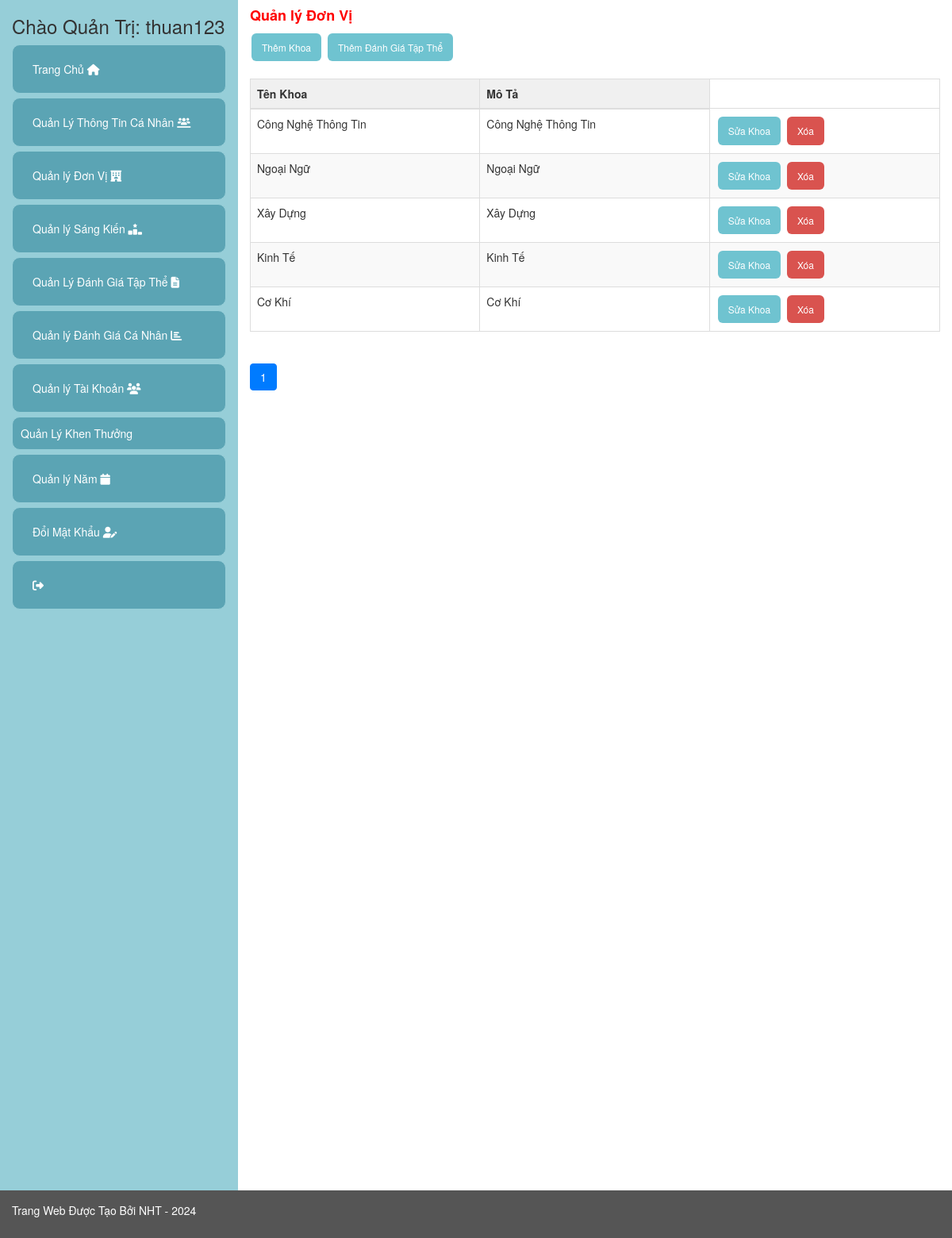
/Admin/index.php?p=Khoa (signed in), run on an earlier commit of the app's database.
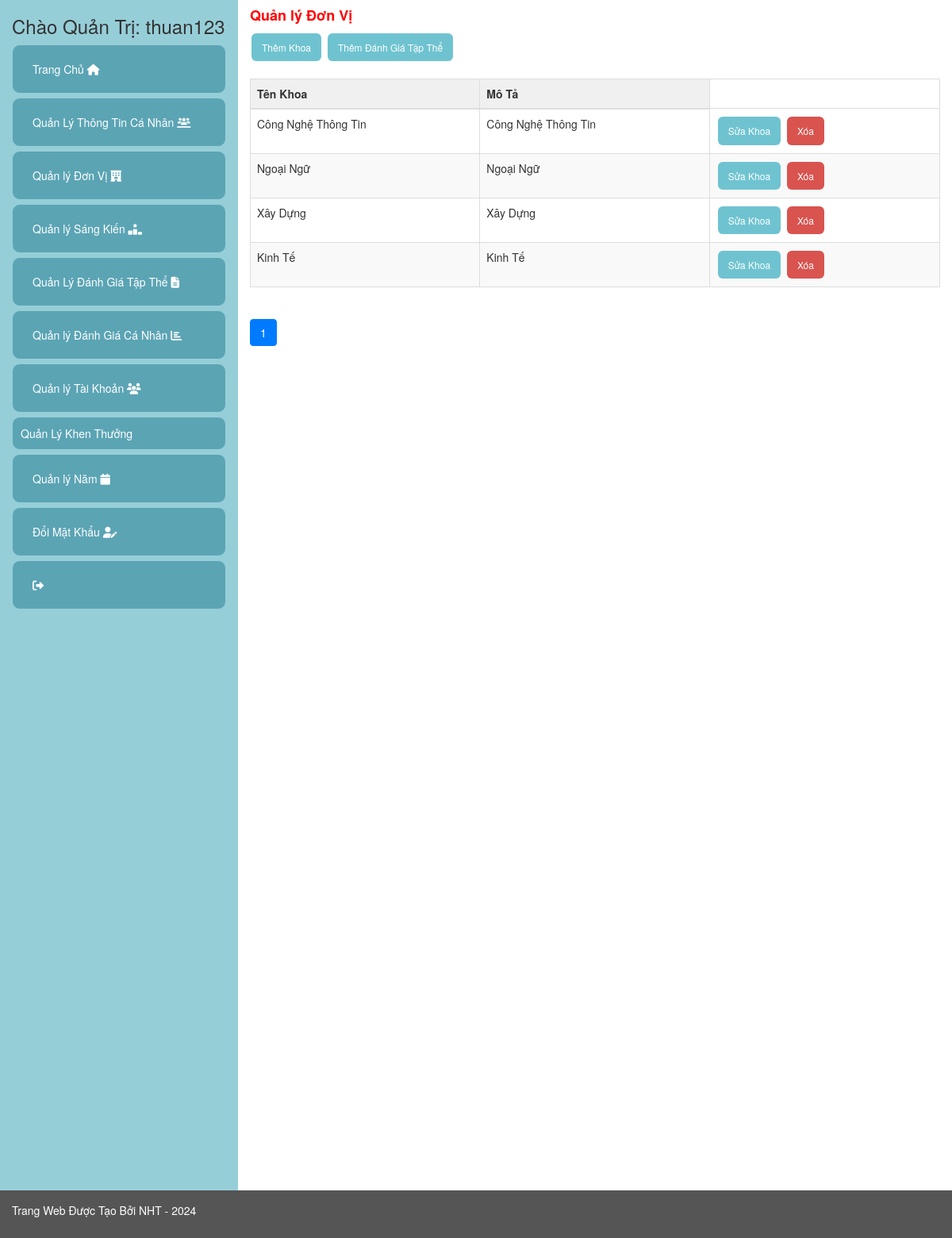
And on a later commit of the database.
### tables this page shows
CREATE TABLE `khoa` (
  `MaKhoa` int(20) NOT NULL,
  `TenKhoa` varchar(50) NOT NULL,
  `MoTa` varchar(100) NOT NULL
);

### Admin/index.php (called while the page is built, shortened)
<?php
    $baseUrl = $_SERVER['PHP_SELF'];
    include('../Admin/them.php')
?>

### Admin/Khoa.php (called while the page is built, shortened)
<?php
class Khoa {
    public static function layTongSokhoa($conn) {
        $sql = "SELECT COUNT(*) FROM khoa";
        $result = $conn->query($sql);
        $row = $result->fetch_row();
        return $row[0];
    }
    public static function laykhoaPhanTrang($conn, $startFrom, $recordsPerPage) {
        $sql = "SELECT * FROM khoa LIMIT $startFrom, $recordsPerPage";
        $result = $conn->query($sql);
        $data = [];
        while ($row = $result->fetch_object()) {
            $data[] = $row;
        }
        return $data;
    }
}
?>

### Admin/khoaview.php (the view, shortened to what this page needs)
<?php
include('./Khoa.php');
        $recordsPerPage = 10;
        $currentPage = isset($_GET['page']) ? (int)$_GET['page'] : 1;
        $startFrom = ($currentPage - 1) * $recordsPerPage;
        $totalRecords = Khoa::layTongSokhoa($conn);
        $totalPages = ceil($totalRecords / $recordsPerPage);
        $data = Khoa::laykhoaPhanTrang($conn, $startFrom, $recordsPerPage);
?>
<?php if(isset($_SESSION['TenTk']) && $_SESSION['VaiTro'] === 'Quản Trị'){?>
    <a class="btn btn-custom btn-custom-primary" href="<?php echo " $baseUrl?p=Khoath"; ?>">Thêm Khoa</a>
<?php
}
?>
<?php if(isset($_SESSION['TenTk']) && $_SESSION['VaiTro'] === 'Quản Trị'){?>
    <a class="btn btn-custom btn-custom-primary" href="<?php echo " $baseUrl?p=danhgiaTTth"; ?>">Thêm Đánh Giá Tập Thể</a>
<?php
}
?>
<table class="table table-bordered">
    <thead>
        <tr>
            <th>Tên Khoa</th>
            <th>Mô Tả</th>
        </tr>
    </thead>
    <tbody id="khoa-table-body">
        <?php foreach($data as $item) { ?>
            <tr>
                <td scope="row"><?php echo $item->TenKhoa ;?></td>
                <td><?php echo $item->MoTa;?></td>
                <?php if(isset($_SESSION['VaiTro']) && $_SESSION['VaiTro'] == 'Quản Trị'){?>
                    <td>
                    <button class="btn btn-custom btn-custom-primary" onclick="handleActionChange('Khoasua', '<?php echo $item->MaKhoa; ?>', event)">Sửa Khoa</button>
                    <button class="btn btn-custom btn-custom-danger" onclick="handleActionChange('Khoaxoa', '<?php echo $item->MaKhoa; ?>', event)">Xóa</button>
                </td>
                <?php } ?>
            </tr>
        <?php } ?>
    </tbody>
</table>
<nav aria-label="Page navigation">
    <ul class="pagination">
        <?php for ($i = 1; $i <= $totalPages; $i++): ?>
            <li class="page-item <?php echo $i == $currentPage ? 'active' : ''; ?>">
                <a class="page-link" href="?p=Khoa&page=<?php echo $i; ?>"><?php echo $i; ?></a>
            </li>
        <?php endfor; ?>
    </ul>
</nav>

What changed in the data, as far as the page shows it:
removed khoa: TenKhoa "Cơ Khí", MoTa "Cơ Khí"
